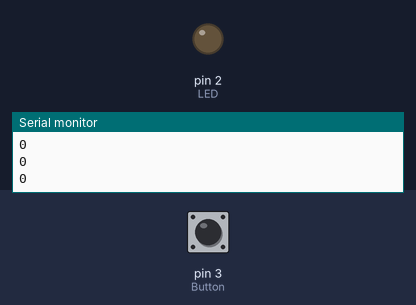
The sketch below on a simulated Arduino Uno, built with avr-gcc and run on an emulated ATmega328P. On the bench: output pins drawn as LEDs (lit = HIGH), the last lines printed to the serial monitor. Inputs (shaded band) come from the test bench; at power-on: pin 3 (Button) LOW.

Above: at 1.3 s.
1.4 s: pin 3 (Button) pulled HIGH for 0.3 s
At 1.87 s:
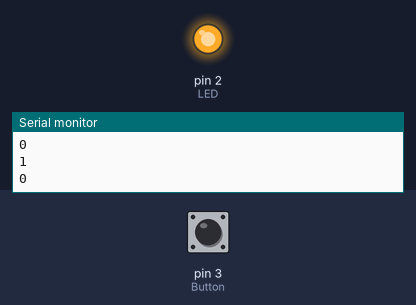
3.5 s: pin 3 (Button) pulled HIGH for 3.2 s
At 8.1 s:
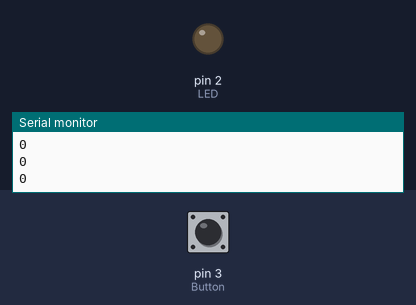
Timing chart, 0 to 9.6 s (numbered marks = the images above; inputs shaded):
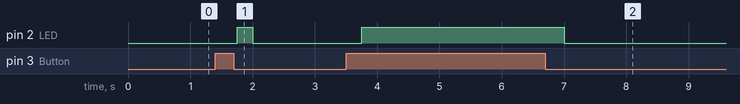

The sketch:

sketch_oct14a.ino
```cpp
int ButtonValue  = 0 ;
int Button = 3;
int LED = 2;
int dt = 250;

void setup() {
  Serial.begin(9600);
  pinMode(LED, OUTPUT);
  pinMode(Button , INPUT);
}

void loop() {

  ButtonValue = digitalRead(Button);
  Serial.println(ButtonValue);
  delay(dt);

  if(ButtonValue != 0){
    digitalWrite(LED,HIGH);
  }
  else{
    digitalWrite(LED, LOW);
  }

}
```

Measured:
- after the input at 1.4 s, pin 2 (LED): LOW → HIGH after 0.35 s, → LOW 0.25 s later
- after the input at 3.5 s, pin 2 (LED): LOW → HIGH after 0.25 s, → LOW 3.3 s later
